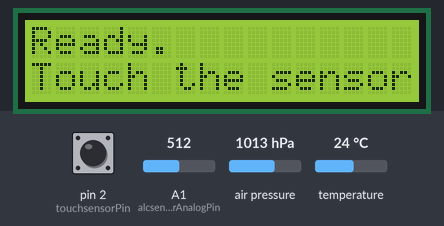
This sketch was run on a simulated Arduino Uno, built with avr-gcc and run on an emulated ATmega328P. On the bench: 16×2 character LCD. Inputs (shaded band) come from the test bench; at power-on: pin 2 (touchsensorPin) LOW, temperature 24 °C, A1 (alcsensorAnalogPin) = 512, air pressure 1013 hPa.

Above: at 2.8 s.
2.9 s: pin 2 (touchsensorPin) driven HIGH
At 3.7 s:
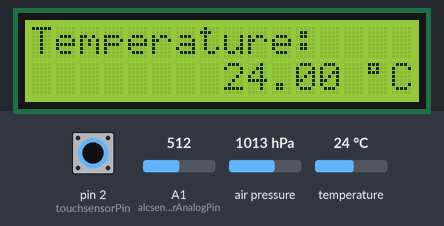
4.4 s: temperature set to 12 °C
At 7.1 s:
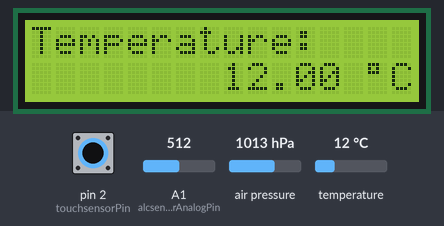
7.4 s: temperature set to 19 °C
At 9.6 s:
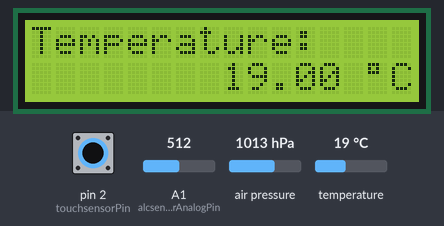
10.4 s: temperature set to 28 °C
At 13.1 s:
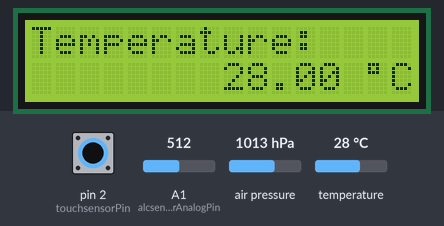
13.4 s: pin 2 (touchsensorPin) pulsed LOW 5 times (0.12 s each, 0.3 s apart)
At 14.0 s:
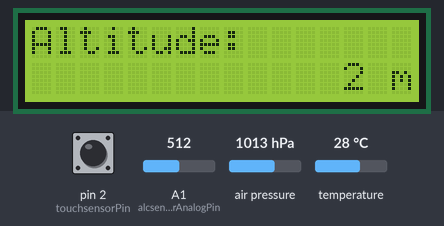
Timing chart, 0 to 16.4 s (numbered marks = the images above; inputs shaded):
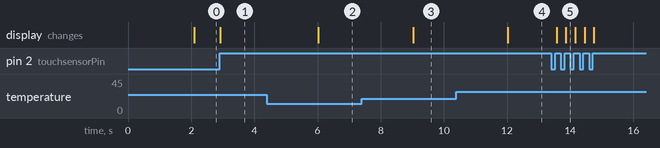

Measured:
- after the input at 2.9 s, the display: changes at once (image 1)
- after the input at 4.4 s, the display: changes after 1.6 s (image 2)
- after the input at 7.4 s, the display: changes after 1.6 s (image 3)
- after the input at 10.4 s, the display: changes after 1.6 s (image 4)
- after the input at 13.4 s, the display: first changes after 0.17 s (image 5 shows a later state)

The sketch:

009_lcd_temp_alcsensor.ino
```cpp
/**
 * This is an extended version of '008_lcd_tempsensor',
 * providing support for the MQ-3 alcohol sensor.
 * The MQ-3 is powered from an external power source.
 */

#include <Wire.h>
#include <Adafruit_Sensor.h>
#include <Adafruit_BMP280.h>
#include <LiquidCrystal_I2C.h>
#include <TimedAction.h>

// #define BMP280_I2C_ADDRESS  0x76
LiquidCrystal_I2C lcd(0x27, 2, 1, 0, 4, 5, 6, 7, 3, POSITIVE);

Adafruit_BMP280 bmp280;
char data[14]; // the data will be read into this array
const int alcsensorDigitalPin = 8;
const int alcsensorAnalogPin = A1;
const int touchsensorPin = 2;
int touchsensorPrevState = LOW;
int touchsensorState = LOW; // the previous state of the touch sensor


enum State {
    showTemperature,
    showPressure,
    showAltitude,
    showAlcohol,
    showBAC
};
State state = showTemperature;

void printTemperature();
void printPressure();
void printAltitude();
void printAlcohol();
void printBAC(); // blood alcohol content

float mapFloat(float x, float in_min, float in_max, float out_min, float out_max);

// TimedAction objects are used to refresh the value printed on the LCD screen
TimedAction refreshTemperature = TimedAction(3000, printTemperature);
TimedAction refreshPressure = TimedAction(3000, printPressure);
TimedAction refreshAltitude = TimedAction(3000, printAltitude);
TimedAction refreshAlcohol = TimedAction(3000, printAlcohol);
TimedAction refreshBAC = TimedAction(3000, printBAC);

void setup() {
    lcd.begin(16, 2);
    lcd.print("Hello");
    delay(2000);
    lcd.clear();
    // checks whether the sensor's address is right
    if (!bmp280.begin(0x76)) {
        Serial.println("Could not find a valid BMP280 sensor, check wiring!");
        lcd.print("Rossz cim");
        while (1) { }
    }
    pinMode(touchsensorPin, INPUT);
    pinMode(alcsensorDigitalPin, INPUT);
    // TimedActions don't have to be checked yet
    refreshTemperature.disable();
    refreshPressure.disable();
    refreshAltitude.disable();
    refreshAlcohol.disable();
    refreshBAC.disable();
    lcd.print("Ready.");
    lcd.setCursor(0, 1);
    lcd.print("Touch the sensor");
    // continues when the sensor is touched
    while (digitalRead(touchsensorPin) != HIGH) { }
}

void loop() {
    touchsensorPrevState = touchsensorState;
    touchsensorState = digitalRead(touchsensorPin);
    // if the touchsensor is touched
    if (touchsensorPrevState == LOW && touchsensorState == HIGH) {
        switch (state) {
            case showTemperature:
                printTemperature();
                state = showPressure;
                refreshBAC.disable();
                refreshTemperature.enable();
                break;
            case showPressure:
                printPressure();
                state = showAltitude;
                refreshTemperature.disable();
                refreshPressure.enable();
                break;
            case showAltitude:
                printAltitude();
                state = showAlcohol;
                refreshPressure.disable();
                refreshAltitude.enable();
                break;
            case showAlcohol:
                printAlcohol();
                state = showBAC;
                refreshAltitude.disable();
                refreshAlcohol.enable();
                break;
            case showBAC:
                printBAC();
                state = showTemperature;
                refreshAlcohol.disable();
                refreshBAC.enable();
                break;
            default: // control should not reach the default branch
                lcd.clear();
                lcd.print("error");
                break;
        }
    }
    // Checking whether the values need to be refreshed
    refreshTemperature.check();
    refreshPressure.check();
    refreshAltitude.check();
    refreshAlcohol.check();
    refreshBAC.check();
}

void printTemperature() {
    /**
     * @brief Prints the temperature onto the LCD screen
     */
    float temperature = bmp280.readTemperature();
    sprintf(data, "%d.%02u %cC\0", (unsigned int) temperature, (unsigned int) (temperature * 100) % 100, 223);
    lcd.clear();
    lcd.print("Temperature:");
    lcd.setCursor(16 - strlen(data), 1);
    lcd.print(data);
}

void printPressure() {
    /**
     * @brief Prints the pressure onto the LCD screen.
     */
    float pressure = bmp280.readPressure();
    sprintf(data, "%u.%02u hPa\0", (int) (pressure / 100), (int) ((uint32_t) pressure % 100));
    lcd.clear();
    lcd.print("Pressure:");
    lcd.setCursor(16 - strlen(data), 1);
    lcd.print(data);
}

void printAltitude() {
    /**
     * @brief Calculates the altitude based on pressure.
     * You might need to change the readAltitude function's parameter
     * based on your geographic location.
     */
    sprintf(data, "%d m\0", (int) bmp280.readAltitude(/* 1013.25 */));
    lcd.clear();
    lcd.print("Altitude:");
    lcd.setCursor(16 - strlen(data), 1);
    lcd.print(data);
}

void printAlcohol() {
    /**
     * @brief Reads the voltage from an analog input pin and prints
     * the value onto the LCD screen.
     */
    int value = analogRead(alcsensorAnalogPin);
    lcd.clear();
    lcd.print("Alcohol level:");
    // lcd.setCursor(16 - strlen(data), 1);
    lcd.setCursor(12, 1);
    lcd.print(value);
}

void printBAC() {
    /**
     * @brief Calculates and prints the approximate blood alcohol content
     * The conversion is not accurate, it's reliability heavily depends on
     * the environment, such as temperature and humidity. Therefore this
     * calculation can't be trusted to accurately determine one's BAC.
     * DO NOT use this sensor or calculation to determine one's ability to drive.
     */
    int value = analogRead(alcsensorAnalogPin);
    if (value < 200)
        sprintf(data, "0.00%%\0");
    else if (value > 1023)
        sprintf(data, "max value: >0.2\0");
    else {
        // float bac = mapFloat(value, 750, 1023, 0.01, 0.08);
        float bac = mapFloat(value, (float) 200, (float) 1023, (float) 0.01, (float) 0.2);
        sprintf(data, "%u.%02u%%\0", (unsigned int) bac, (unsigned int) (bac * 100) % 100);
    }
    lcd.clear();
    lcd.print("Approx. BAC:");
    lcd.setCursor(16 - strlen(data), 1);
    lcd.print(data);
}

float mapFloat(float x, float in_min, float in_max, float out_min, float out_max) {
    /**
     * @brief The Arduino library's map function implemented to work with floats
     * See the Arduino reference here: https://www.arduino.cc/reference/en/language/functions/math/map/
     * @param x: the number to map
     * @param in_min: the lower bound of the value’s current range
     * @param in_max: the upper bound of the value’s current range
     * @param out_min: the lower bound of the value’s target range
     * @param out_max: the upper bound of the value’s target range
     * @returns The mapped value
     */
    return (x - in_min) * (out_max - out_min) / (in_max - in_min) + out_min;
}
```
